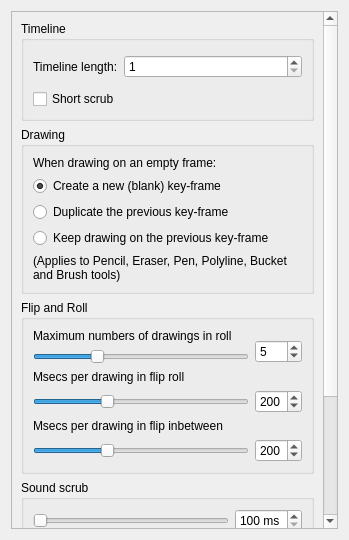
<?xml version="1.0" encoding="UTF-8"?>
<ui version="4.0">
 <class>TimelinePage</class>
 <widget class="QWidget" name="TimelinePage">
  <property name="geometry">
   <rect>
    <x>0</x>
    <y>0</y>
    <width>349</width>
    <height>540</height>
   </rect>
  </property>
  <layout class="QVBoxLayout" name="verticalLayout_5">
   <item>
    <widget class="QScrollArea" name="scrollArea">
     <property name="verticalScrollBarPolicy">
      <enum>Qt::ScrollBarAlwaysOn</enum>
     </property>
     <property name="horizontalScrollBarPolicy">
      <enum>Qt::ScrollBarAlwaysOff</enum>
     </property>
     <property name="widgetResizable">
      <bool>true</bool>
     </property>
     <widget class="QWidget" name="scrollAreaWidgetContents">
      <property name="geometry">
       <rect>
        <x>0</x>
        <y>-190</y>
        <width>315</width>
        <height>710</height>
       </rect>
      </property>
      <layout class="QVBoxLayout" name="verticalLayout_4">
       <item>
        <widget class="QGroupBox" name="timeLineBox">
         <property name="title">
          <string>Timeline</string>
         </property>
         <layout class="QVBoxLayout" name="lay">
          <item>
           <layout class="QHBoxLayout" name="horizontalLayout">
            <property name="topMargin">
             <number>5</number>
            </property>
            <property name="bottomMargin">
             <number>5</number>
            </property>
            <item>
             <widget class="QLabel" name="lengthSizeLabel">
              <property name="sizePolicy">
               <sizepolicy hsizetype="Fixed" vsizetype="Preferred">
                <horstretch>0</horstretch>
                <verstretch>0</verstretch>
               </sizepolicy>
              </property>
              <property name="text">
               <string comment="Preferences">Timeline length:</string>
              </property>
             </widget>
            </item>
            <item>
             <widget class="QSpinBox" name="timelineLength">
              <property name="minimum">
               <number>1</number>
              </property>
              <property name="maximum">
               <number>9999</number>
              </property>
             </widget>
            </item>
           </layout>
          </item>
          <item>
           <widget class="QCheckBox" name="scrubBox">
            <property name="text">
             <string>Short scrub</string>
            </property>
           </widget>
          </item>
         </layout>
        </widget>
       </item>
       <item>
        <widget class="QGroupBox" name="emptyFrameBox">
         <property name="title">
          <string>Drawing</string>
         </property>
         <layout class="QVBoxLayout" name="verticalLayout">
          <item>
           <widget class="QLabel" name="labelDrawingBehaviour">
            <property name="text">
             <string>When drawing on an empty frame:</string>
            </property>
           </widget>
          </item>
          <item>
           <widget class="QRadioButton" name="radioButtonAddNewKey">
            <property name="toolTip">
             <string>Create a new (blank) key-frame and start drawing on it.</string>
            </property>
            <property name="statusTip">
             <string>Create a new (blank) key-frame and start drawing on it.</string>
            </property>
            <property name="text">
             <string>Create a new (blank) key-frame</string>
            </property>
            <property name="checked">
             <bool>true</bool>
            </property>
           </widget>
          </item>
          <item>
           <widget class="QRadioButton" name="radioButtonDuplicate">
            <property name="toolTip">
             <string>Duplicate the previous key-frame and start drawing on the duplicate.</string>
            </property>
            <property name="statusTip">
             <string>Duplicate the previous key-frame and start drawing on the duplicate.</string>
            </property>
            <property name="text">
             <string>Duplicate the previous key-frame</string>
            </property>
           </widget>
          </item>
          <item>
           <widget class="QRadioButton" name="radioButtonDrawOnPrev">
            <property name="toolTip">
             <string>Keep drawing on the previous key-frame, so the empty frame stays empty.</string>
            </property>
            <property name="text">
             <string>Keep drawing on the previous key-frame</string>
            </property>
           </widget>
          </item>
          <item>
           <widget class="QLabel" name="labelAppliesTo">
            <property name="text">
             <string>&lt;html&gt;&lt;head/&gt;&lt;body&gt;&lt;p&gt;(Applies to Pencil, Eraser, Pen, Polyline, Bucket and Brush tools)&lt;/p&gt;&lt;/body&gt;&lt;/html&gt;</string>
            </property>
            <property name="wordWrap">
             <bool>true</bool>
            </property>
           </widget>
          </item>
         </layout>
        </widget>
       </item>
       <item>
        <widget class="QGroupBox" name="flipRollBox">
         <property name="title">
          <string>Flip and Roll</string>
         </property>
         <layout class="QVBoxLayout" name="verticalLayout_2">
          <item>
           <layout class="QGridLayout" name="gridLayout">
            <item row="0" column="0" rowspan="2" colspan="2">
             <widget class="QLabel" name="flipRollNumDrawingsLanel">
              <property name="text">
               <string>Maximum numbers of drawings in roll</string>
              </property>
             </widget>
            </item>
            <item row="2" column="0">
             <widget class="QSlider" name="flipRollNumDrawingsSlider">
              <property name="minimum">
               <number>3</number>
              </property>
              <property name="maximum">
               <number>10</number>
              </property>
              <property name="value">
               <number>5</number>
              </property>
              <property name="orientation">
               <enum>Qt::Horizontal</enum>
              </property>
             </widget>
            </item>
            <item row="6" column="0">
             <widget class="QSlider" name="flipInBtwnMsecSlider">
              <property name="minimum">
               <number>100</number>
              </property>
              <property name="maximum">
               <number>400</number>
              </property>
              <property name="value">
               <number>200</number>
              </property>
              <property name="orientation">
               <enum>Qt::Horizontal</enum>
              </property>
             </widget>
            </item>
            <item row="6" column="1">
             <widget class="QSpinBox" name="flipInBtwnMsecSpinBox">
              <property name="minimum">
               <number>100</number>
              </property>
              <property name="maximum">
               <number>400</number>
              </property>
              <property name="value">
               <number>200</number>
              </property>
             </widget>
            </item>
            <item row="5" column="0" colspan="2">
             <widget class="QLabel" name="flipInBtwnMsecLabel">
              <property name="text">
               <string>Msecs per drawing in flip inbetween</string>
              </property>
             </widget>
            </item>
            <item row="4" column="1">
             <widget class="QSpinBox" name="flipRollMsecsSpinBox">
              <property name="minimum">
               <number>100</number>
              </property>
              <property name="maximum">
               <number>400</number>
              </property>
              <property name="value">
               <number>200</number>
              </property>
             </widget>
            </item>
            <item row="1" column="1" rowspan="2">
             <widget class="QSpinBox" name="flipRollNumDrawingsSpinBox">
              <property name="minimum">
               <number>3</number>
              </property>
              <property name="maximum">
               <number>10</number>
              </property>
              <property name="value">
               <number>5</number>
              </property>
             </widget>
            </item>
            <item row="4" column="0">
             <widget class="QSlider" name="flipRollMsecsSlider">
              <property name="minimum">
               <number>100</number>
              </property>
              <property name="maximum">
               <number>400</number>
              </property>
              <property name="value">
               <number>200</number>
              </property>
              <property name="orientation">
               <enum>Qt::Horizontal</enum>
              </property>
             </widget>
            </item>
            <item row="3" column="0">
             <widget class="QLabel" name="flipRollMsecsLabel">
              <property name="text">
               <string>Msecs per drawing in flip roll</string>
              </property>
             </widget>
            </item>
           </layout>
          </item>
         </layout>
        </widget>
       </item>
       <item>
        <widget class="QGroupBox" name="soundScrubBox">
         <property name="title">
          <string>Sound scrub</string>
         </property>
         <layout class="QVBoxLayout" name="verticalLayout_3">
          <item>
           <layout class="QHBoxLayout" name="horizontalLayout_3">
            <item>
             <widget class="QSlider" name="soundScrubSlider">
              <property name="minimum">
               <number>100</number>
              </property>
              <property name="maximum">
               <number>200</number>
              </property>
              <property name="singleStep">
               <number>1</number>
              </property>
              <property name="pageStep">
               <number>10</number>
              </property>
              <property name="value">
               <number>100</number>
              </property>
              <property name="sliderPosition">
               <number>100</number>
              </property>
              <property name="orientation">
               <enum>Qt::Horizontal</enum>
              </property>
             </widget>
            </item>
            <item>
             <widget class="QSpinBox" name="soundScrubSpinBox">
              <property name="suffix">
               <string> ms</string>
              </property>
              <property name="minimum">
               <number>100</number>
              </property>
              <property name="maximum">
               <number>200</number>
              </property>
              <property name="singleStep">
               <number>1</number>
              </property>
              <property name="value">
               <number>100</number>
              </property>
             </widget>
            </item>
           </layout>
          </item>
         </layout>
        </widget>
       </item>
       <item>
        <widget class="QGroupBox" name="layerVisibilityBox">
         <property name="title">
          <string>Layer Visibility</string>
         </property>
         <layout class="QVBoxLayout" name="layerVisibilityLayout">
          <item>
           <widget class="QLabel" name="labelVisibilityText">
            <property name="text">
             <string>Startup option</string>
            </property>
           </widget>
          </item>
          <item>
           <widget class="QComboBox" name="layerVisibilityComboBox">
            <item>
             <property name="text">
              <string>Current layer only</string>
             </property>
            </item>
            <item>
             <property name="text">
              <string>Relative</string>
             </property>
            </item>
            <item>
             <property name="text">
              <string>All Layers</string>
             </property>
            </item>
           </widget>
          </item>
          <item>
           <widget class="QLabel" name="labelVisibility">
            <property name="text">
             <string>When layer visibility is relative (gray dot)</string>
            </property>
           </widget>
          </item>
          <item>
           <layout class="QHBoxLayout" name="horizontalLayout_2">
            <property name="topMargin">
             <number>0</number>
            </property>
            <item>
             <widget class="QSlider" name="visibilitySlider">
              <property name="maximum">
               <number>100</number>
              </property>
              <property name="orientation">
               <enum>Qt::Horizontal</enum>
              </property>
             </widget>
            </item>
            <item>
             <widget class="QSpinBox" name="visibilitySpinbox">
              <property name="maximum">
               <number>100</number>
              </property>
             </widget>
            </item>
           </layout>
          </item>
         </layout>
        </widget>
       </item>
      </layout>
     </widget>
    </widget>
   </item>
  </layout>
 </widget>
 <tabstops>
  <tabstop>scrollArea</tabstop>
  <tabstop>timelineLength</tabstop>
  <tabstop>scrubBox</tabstop>
  <tabstop>radioButtonAddNewKey</tabstop>
  <tabstop>radioButtonDuplicate</tabstop>
  <tabstop>radioButtonDrawOnPrev</tabstop>
  <tabstop>flipRollNumDrawingsSlider</tabstop>
  <tabstop>flipRollNumDrawingsSpinBox</tabstop>
  <tabstop>flipRollMsecsSlider</tabstop>
  <tabstop>flipRollMsecsSpinBox</tabstop>
  <tabstop>flipInBtwnMsecSlider</tabstop>
  <tabstop>flipInBtwnMsecSpinBox</tabstop>
  <tabstop>layerVisibilityComboBox</tabstop>
  <tabstop>visibilitySlider</tabstop>
 </tabstops>
 <resources/>
 <connections/>
</ui>
